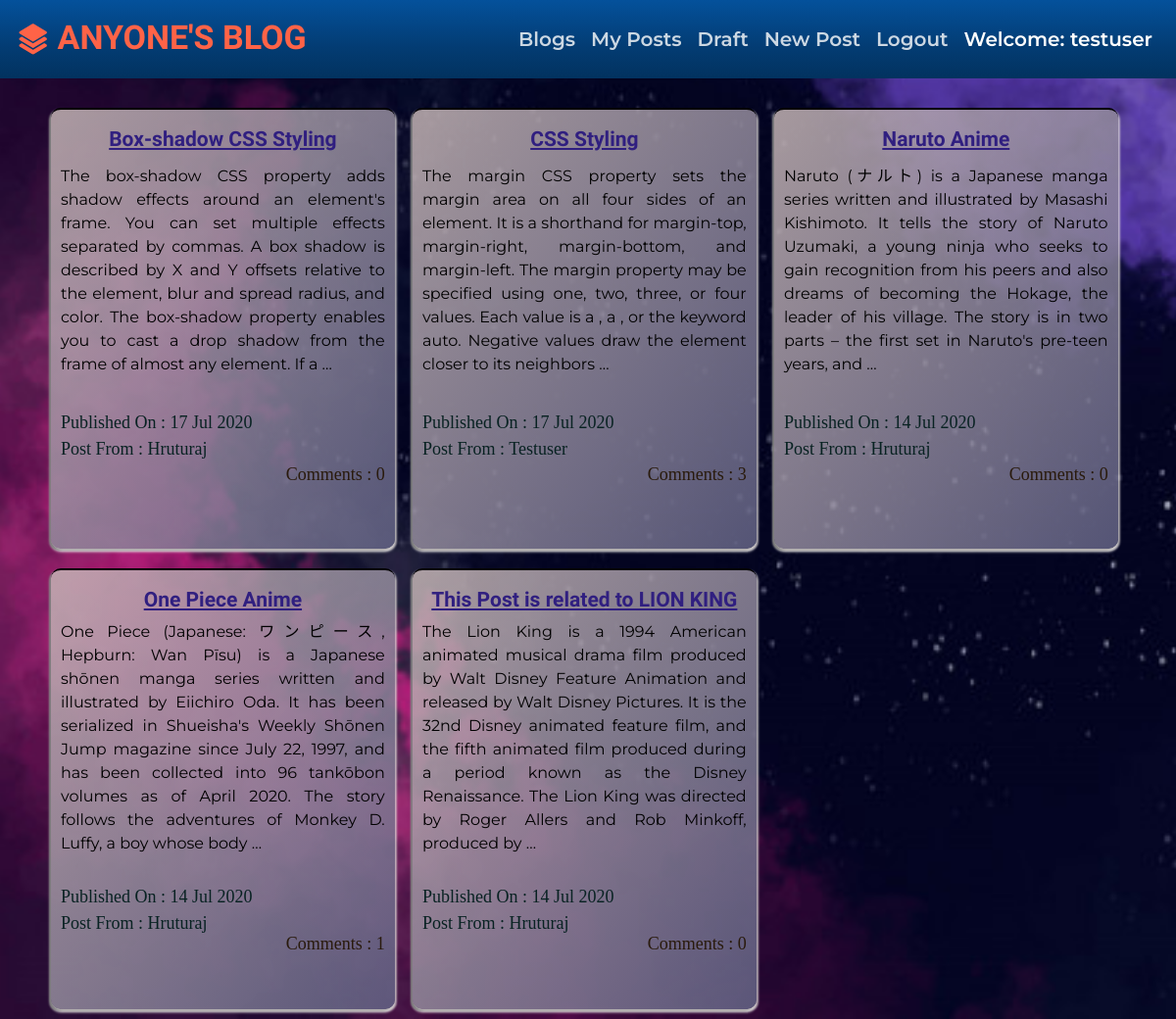
Page /blog/ (signed in) on the committed database.
### blog/models.py (models this page shows, shortened)
class Post(models.Model):
    user = models.ForeignKey(User, related_name='posts', on_delete=models.CASCADE)
    title = models.CharField(max_length=200)
    message = models.TextField()
    message_html = models.TextField(editable=False)
    image = models.ImageField(upload_to='blog_images', blank=True)
    create_date = models.DateTimeField(default=timezone.now)
    published_date = models.DateTimeField(blank=True, null=True)
    def approve_comments(self):
        return self.comments.filter(approved_comments=True)

class Comment(models.Model):
    post = models.ForeignKey('Post', related_name='comments', on_delete=models.CASCADE)
    author = models.CharField(max_length=200)
    message = models.TextField()
    message_html = models.TextField(editable=False)
    create_date = models.DateTimeField(default=timezone.now)
    approved_comments = models.BooleanField(default=False)

### blog/views.py (the view)
# urls.py: path('', views.postList, name='postList'),
def postList(request):
    data = Post.objects.filter(published_date__lte=timezone.now()).order_by('-published_date')
    return render(request, 'blog/postList.html', {'data':data})

### blog/templates/blog/postList.html
{% extends 'base.html' %} {% block content %}
<div class="post">
    {% for post in data %}
    <div class="postBlock">
        <a class="postHeader" href="{% url 'blog:postDetail' pk=post.pk %}">{{post.title}}</a>
        <p class="postMessage">
            {{post.message|safe|truncatewords:58}}
        </p>
        <p class="postDate">Published On : {{post.published_date|date:"d M Y"}}
            <br> <span class="postFrom">Post From : <a href="{% url 'blog:userPosts' userName=post.user.username %}">{{post.user.username}}</a></span>
        </p>
        <a class="commentCount" href="{% url 'blog:postDetail' pk=post.pk %}">Comments : {{post.approve_comments|length}}</a>
        <br>
    </div>{% endfor %}
</div>
{% endblock %}

### templates/base.html (shortened to what this page needs)
<!DOCTYPE html>
<html lang="en">
{% load static %}
<head>
    <link rel="stylesheet" href="https://stackpath.bootstrapcdn.com/bootswatch/4.5.0/cerulean/bootstrap.min.css">
    <link rel="stylesheet" href="{% static 'css/master.css' %}">
    <link href="https://cdn.jsdelivr.net/npm/remixicon@2.5.0/fonts/remixicon.css" rel="stylesheet">
</head>
<body>
    <div class="bgImage"> </div>
    <nav class="navbar navbar-expand-lg navbar-dark bg-dark fixed-top">
        <a class="navbar-brand" href="{% url 'home' %}"> <span class="navbar-brand-logo"><i class="ri-stack-fill" style="vertical-align: middle;"></i> Anyone's Blog</span> </a>
        <div class="collapse navbar-collapse navbar-headers" id="navbarColor01">
            <ul class="navbar-nav navbar-right">
                <li class="nav-item">
                    <a class="nav-link navLinkFont navbar-text" href="{% url 'blog:postList' %}">Blogs</a>
                </li>
                {% if user.is_authenticated %}
                <li class="nav-item">
                    <a class="nav-link navLinkFont navbar-text" href="{% url 'blog:userPosts' userName=user.username %}">My Posts</a>
                </li>
                <li class="nav-item">
                    <a class="nav-link navLinkFont navbar-text" href="{% url 'blog:postDraft' %}">Draft</a>
                </li>
                <li class="nav-item ">
                    <a class="nav-link navLinkFont navbar-text" href="{% url 'blog:newPost' %}">New Post</a>
                </li>
                <li class="nav-item">
                    <a class="nav-link navLinkFont navbar-text" href="{% url 'accounts:logout' %}">Logout</a>
                </li>
                <li class="nav-item">
                    <a class="nav-link navLinkFont active navbar-text"> Welcome: {{ user.username }}</a>
                </li>
                {% endif %}
            </ul>
        </div>
    </nav>
    <div class="container mainBlockContainer">
        {% block content %}{% endblock %}
    </div>
</body>
</html>

### static/css/master.css (style rules this page uses)
body { font-family: 'Montserrat'; }
.bgImage { background-image: url('/media/bg_01.jpg'); background-origin: border-box; background-clip: border-box; background-position: left 10% bottom 30%; background-repeat: space; background-size: cover; height: 100%; width: 100%; z-index: -1; margin: 0; position: fixed; top: 0; }
nav a span.navbar-brand-logo { font-family: 'Limelight'; font-size: 34px; color: tomato; text-transform: uppercase; font-weight: bold; }
.navbar-headers { font-family: 'Montserrat'; font-size: 18px; }
.mainBlockContainer { margin-top: 100px; }
.navbar-text { font-weight: 600; font-size: 20px; }
.post { width: 100%; margin: auto; }
.post .postBlock { width: 31.6%; display: inline-grid; text-align: justify; padding: 15px 10px 10px 10px; box-shadow: 2px 2px 2px rgba(207, 202, 202, 0.671), -2px 2px 2px gray, 0 3px 3px whitesmoke; margin: 10px 7px; border-top: 2px solid black; height: 450px; background: linear-gradient(to bottom right, rgba(199, 183, 183, 0.837), rgba(99, 99, 133, 0.853)); border-radius: 10px; }
.post .postBlock .postHeader { font-family: 'Fondamento'; font-size: 21px; margin: 0; text-decoration: underline; padding: 0 5px 0 5px; text-align: center; color: rgb(48, 31, 128); font-weight: bold; }
.post .postBlock .postFrom { font-family: serif; font-size: 18px; margin: 0; font-weight: 500; text-transform: capitalize; color: rgb(8, 34, 34); }
.post .postBlock .postFrom a { color: rgb(8, 34, 34); }
.post .postBlock .postDate { font-family: serif; font-size: 18px; margin: 0; font-weight: 500; display: block; padding-top: 25px; color: rgb(8, 34, 34); }
.post .postBlock .postMessage { font-size: 16px; margin: 0; font-weight: 400; color: black; }
.post .postBlock .commentCount { font-family: serif; font-size: 18px; text-align: right; margin: 0; position: relative; bottom: 10px; color: rgb(41, 26, 12); }

### rows in the picture
Post: title "Box-shadow CSS Styling", message "The box-shadow CSS property adds shadow effects around an element's frame. You can set multiple effects separated by commas. A box shadow is described by X and Y offsets relative to the element, blur and spread radius, and color. The box-shadow property enables you to cast a drop shadow from the frame of almost any element. If a …", published_date "17 Jul 2020", user.username "Hruturaj", approve_comments|length "0"
Post: title "CSS Styling", message "The margin CSS property sets the margin area on all four sides of an element. It is a shorthand for margin-top, margin-right, margin-bottom, and margin-left. The margin property may be specified using one, two, three, or four values. Each value is a , a , or the keyword auto. Negative values draw the element closer to its neighbors …", published_date "17 Jul 2020", user.username "Testuser", approve_comments|length "3"
Post: title "Naruto Anime", message "Naruto (ナルト) is a Japanese manga series written and illustrated by Masashi Kishimoto. It tells the story of Naruto Uzumaki, a young ninja who seeks to gain recognition from his peers and also dreams of becoming the Hokage, the leader of his village. The story is in two parts – the first set in Naruto's pre-teen years, and …", published_date "14 Jul 2020", user.username "Hruturaj", approve_comments|length "0"
Post: title "One Piece Anime", message "One Piece (Japanese: ワンピース, Hepburn: Wan Pīsu) is a Japanese shōnen manga series written and illustrated by Eiichiro Oda. It has been serialized in Shueisha's Weekly Shōnen Jump magazine since July 22, 1997, and has been collected into 96 tankōbon volumes as of April 2020. The story follows the adventures of Monkey D. Luffy, a boy whose body …", published_date "14 Jul 2020", user.username "Hruturaj", approve_comments|length "1"
Post: title "This Post is related to LION KING", message "The Lion King is a 1994 American animated musical drama film produced by Walt Disney Feature Animation and released by Walt Disney Pictures. It is the 32nd Disney animated feature film, and the fifth animated film produced during a period known as the Disney Renaissance. The Lion King was directed by Roger Allers and Rob Minkoff, produced by …", published_date "14 Jul 2020", user.username "Hruturaj", approve_comments|length "0"

### other values in the picture
{{ user.username }} "testuser"
